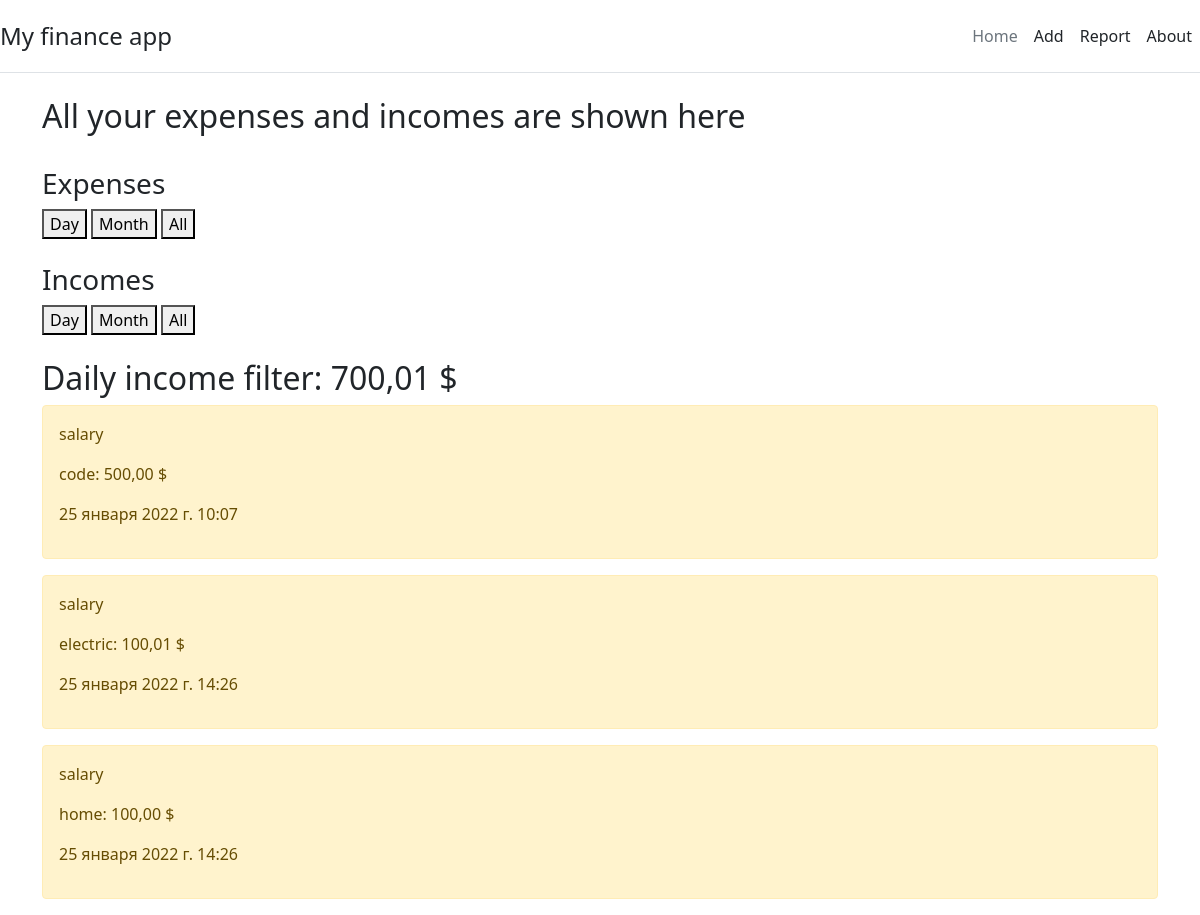
Screenshot of /report/day_income with the database file from the repository.
### base/models.py (models this page shows, shortened)
class Income(models.Model):
    category = models.CharField(max_length=50)
    list = models.CharField(max_length=150)
    income = models.DecimalField(decimal_places=2, max_digits=10)
    date = models.DateTimeField()

### base/views.py (the view)
# urls.py: path("report/<str:filter_btn>", views.report_filter, name="report_filter"),
def report_filter(request, filter_btn):
    costs = Costs.objects.all()
    income = Income.objects.all()
    sum_costs = 0
    sum_income = 0
    day = datetime.now() - timedelta(minutes=60*24)
    month = datetime.now() - timedelta(minutes=60*24*30)
    if filter_btn == "all_costs":
        for el in costs:
            sum_costs += el.costs
        context = {"title": "Report", "costs": costs, "sum_costs": sum_costs, "filter": "All Time Expense Filter"}
        return render(request, "base/report.html", context=context)
    elif filter_btn == "all_income":
        for el in income:
            sum_income += el.income
        context = {"title": "Report", "income": income, "sum_income": sum_income, "filter": "All Time Income Filter"}
        return render(request, "base/report.html", context=context)
    elif filter_btn == "day_costs":
        costs = costs.filter(date__gte=day)
        for el in costs:
            sum_costs += el.costs
        context = {"title": "Report", "costs": costs, "sum_costs": sum_costs, "filter": "Daily expense filter"}
        return render(request, "base/report.html", context=context)
    elif filter_btn == "day_income":
        income = income.filter(date__gte=day)
        for el in income:
            sum_income += el.income
        context = {"title": "Report", "income": income, "sum_income": sum_income, "filter": "Daily income filter"}
        return render(request, "base/report.html", context=context)
    elif filter_btn == "month_costs":
        costs = costs.filter(date__gte=day)
        for el in costs:
            sum_costs += el.costs
        context = {"title": "Report", "costs": costs, "sum_costs": sum_costs, "filter": "Monthly expense filter"}
        return render(request, "base/report.html", context=context)
    elif filter_btn == "month_income":
        income = income.filter(date__gte=month)
        for el in income:
            sum_income += el.income
        context = {"title": "Report", "income": income, "sum_income": sum_income, "filter": "Monthly income filter"}
        return render(request, "base/report.html", context=context)

### base/templates/base/report.html (shortened to what this page needs)
{% extends "base/base.html" %}
{% block content %}
    <h2>All your expenses and incomes are shown here </h2><br>
    <div>
        <h3>Expenses</h3>
        <a href="{% url 'report_filter' filter_btn='day_costs' %}"><button>Day</button></a>
        <a href="{% url 'report_filter' filter_btn='month_costs' %}"><button>Month</button></a>
        <a href="{% url 'report_filter' filter_btn='all_costs' %}"><button>All</button></a>
    </div>
    <br>
    <div>
        <h3>Incomes</h3>
        <a href="{% url 'report_filter' filter_btn='day_income' %}"><button>Day</button></a>
        <a href="{% url 'report_filter' filter_btn='month_income' %}"><button>Month</button></a>
        <a href="{% url 'report_filter' filter_btn='all_income' %}"><button>All</button></a>
    </div>
    <br>
    {% if income %}
    <h2>{{ filter }}: {{ sum_income }} $</h2>
        {% for el in income %}
            <div class="alert alert-warning mt-2">
                <p>{{ el.category }}</p>
                <p>{{ el.list }}: {{ el.income }} $</p>
                <p>{{ el.date }}</p>
            </div>
        {% endfor %}
    {% endif %}
{% endblock %}

### rows the page displays
Income: category "salary", list "code", income "500,00", date "25 января 2022 г. 10:07"
Income: category "salary", list "electric", income "100,01", date "25 января 2022 г. 14:26"
Income: category "salary", list "home", income "100,00", date "25 января 2022 г. 14:26"

### other values shown
{{ filter }} "Daily income filter"
{{ sum_income }} "700,01"
